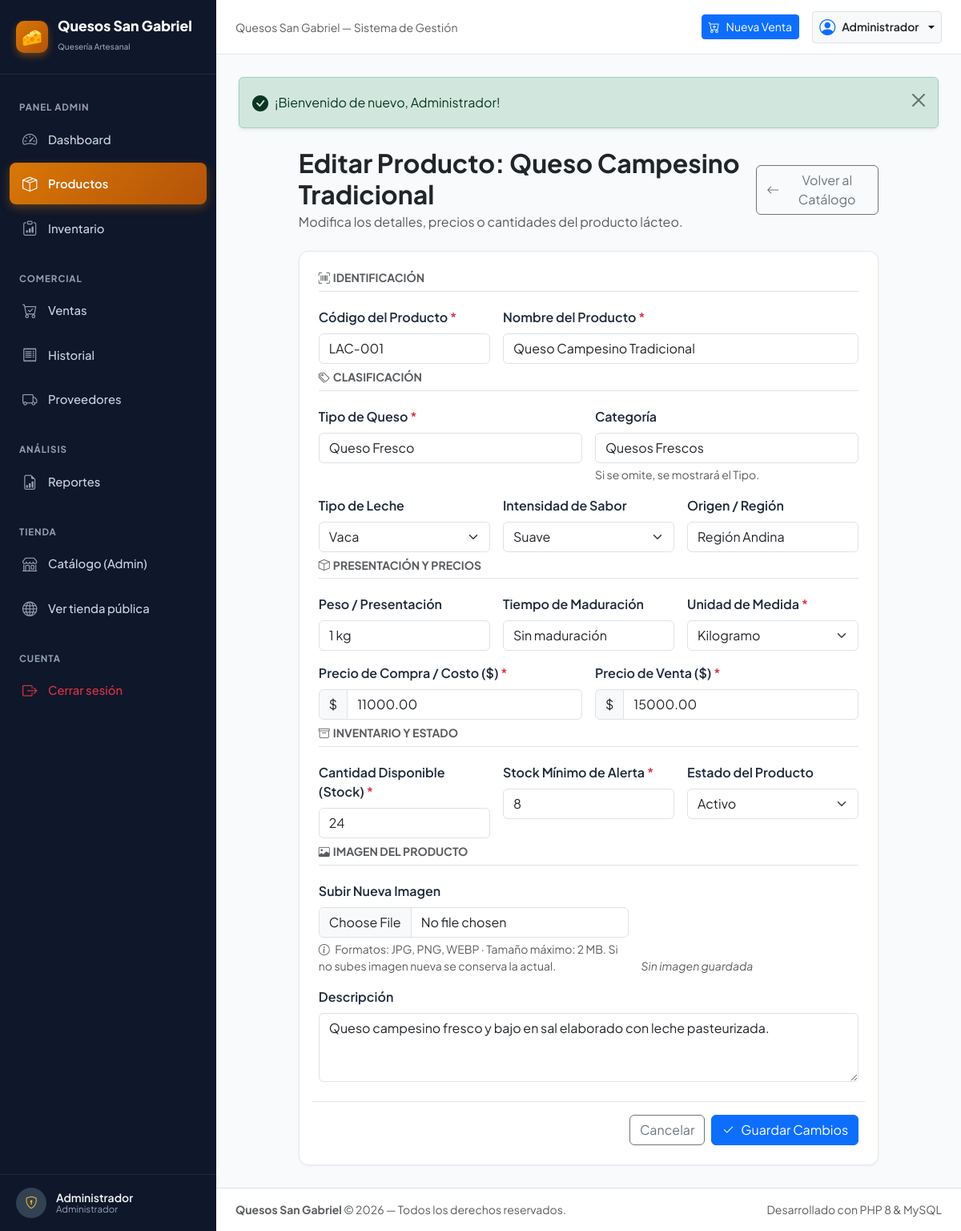
The app's page /index.php?c=productos&a=editar&id=1 (signed in) with its own data.
### tables this page shows
CREATE TABLE `productos` (
  `id` INT AUTO_INCREMENT PRIMARY KEY,
  `codigo` VARCHAR(30) UNIQUE NOT NULL,
  `nombre` VARCHAR(120) NOT NULL,
  `tipo` VARCHAR(60) NOT NULL,
  `categoria` VARCHAR(60) NULL DEFAULT NULL COMMENT 'Categoría principal del queso',
  `tipo_leche` VARCHAR(60) NULL DEFAULT NULL COMMENT 'Tipo de leche: Vaca, Cabra, Oveja, Mezcla',
  `intensidad_sabor` ENUM('suave', 'medio', 'fuerte', 'muy fuerte') NULL DEFAULT 'medio' COMMENT 'Intensidad del sabor',
  `tiempo_maduracion` VARCHAR(60) NULL DEFAULT NULL COMMENT 'Tiempo de maduración del queso',
  `peso_presentacion` VARCHAR(60) NULL DEFAULT NULL COMMENT 'Peso o presentación específica',
  `origen` VARCHAR(100) NULL DEFAULT NULL COMMENT 'Región o lugar de origen',
  `descripcion` TEXT NULL,
  `imagen_url` VARCHAR(255) NULL DEFAULT NULL COMMENT 'URL de imagen del producto',
  `imagen` VARCHAR(255) NULL DEFAULT NULL,
  `precio_compra` DECIMAL(10,2) NOT NULL DEFAULT 0.00,
  `precio_venta` DECIMAL(10,2) NOT NULL DEFAULT 0.00,
  `cantidad` INT NOT NULL DEFAULT 0,
  `stock_minimo` INT NOT NULL DEFAULT 5,
  `unidad_medida` VARCHAR(30) NOT NULL DEFAULT 'Kilogramo',
  `estado` ENUM('activo', 'inactivo') NOT NULL DEFAULT 'activo',
  `creado_en` TIMESTAMP DEFAULT CURRENT_TIMESTAMP,
  INDEX `idx_tipo` (`tipo`),
  INDEX `idx_categoria` (`categoria`),
  INDEX `idx_tipo_leche` (`tipo_leche`),
  INDEX `idx_intensidad_sabor` (`intensidad_sabor`),
  INDEX `idx_estado` (`estado`),
  INDEX `idx_productos_imagen` (`imagen`)
);

### views/productos/editar.php (the view, shortened to what the rows shown need)
<?php
require_once __DIR__ . '/../layouts/header.php';
?>
<div class="row justify-content-center">
    <div class="col-12 col-xl-10">
        <div class="d-flex align-items-center justify-content-between mb-4">
            <div>
                <h2 class="fw-bold text-dark mb-1">Editar Producto: <?= htmlspecialchars($producto['nombre']) ?></h2>
                <p class="text-muted mb-0">Modifica los detalles, precios o cantidades del producto lácteo.</p>
            </div>
        </div>
        <div class="card-lacteo p-4">
            <form action="index.php?c=productos&a=actualizar" method="POST" autocomplete="off"
                  enctype="multipart/form-data">
                <div class="row g-3">
                    <div class="col-12 col-md-4">
                        <label for="codigo" class="form-label fw-semibold">Código del Producto <span class="text-danger">*</span></label>
                        <input type="text" class="form-control text-uppercase" id="codigo" name="codigo"
                               value="<?= htmlspecialchars($producto['codigo']) ?>" required>
                    </div>
                    <div class="col-12 col-md-8">
                        <label for="nombre" class="form-label fw-semibold">Nombre del Producto <span class="text-danger">*</span></label>
                        <input type="text" class="form-control" id="nombre" name="nombre"
                               value="<?= htmlspecialchars($producto['nombre']) ?>" required>
                    </div>
                    <div class="col-12 col-md-6">
                        <label for="tipo" class="form-label fw-semibold">Tipo de Queso <span class="text-danger">*</span></label>
                        <input type="text" class="form-control" list="listaTipos" id="tipo" name="tipo"
                               value="<?= htmlspecialchars($producto['tipo']) ?>" required>
                    </div>
                    <div class="col-12 col-md-6">
                        <label for="categoria" class="form-label fw-semibold">Categoría</label>
                        <input type="text" class="form-control" list="listaCategorias" id="categoria" name="categoria"
                               value="<?= htmlspecialchars($producto['categoria'] ?? '') ?>"
                               placeholder="Ej: Queso Fresco, Hilado, Maduro…">
                        <div class="form-text">Si se omite, se mostrará el Tipo.</div>
                    </div>
                    <div class="col-12 col-md-4">
                        <label for="tipo_leche" class="form-label fw-semibold">Tipo de Leche</label>
                        <select class="form-select" id="tipo_leche" name="tipo_leche">
                            <?php
                            $lechesOpts = ['Vaca', 'Cabra', 'Oveja', 'Mixta'];
                            foreach ($lechesOpts as $lOpt):
                            ?>
                                <option value="<?= htmlspecialchars($lOpt) ?>"
                                    <?= ($producto['tipo_leche'] ?? '') === $lOpt ? 'selected' : '' ?>>
                                    <?= htmlspecialchars($lOpt) ?>
                                </option>
                            <?php endforeach; ?>
                        </select>
                    </div>
                    <div class="col-12 col-md-4">
                        <label for="intensidad_sabor" class="form-label fw-semibold">Intensidad de Sabor</label>
                        <select class="form-select" id="intensidad_sabor" name="intensidad_sabor">
                            <?php
                            $intensidades = ['suave' => 'Suave', 'medio' => 'Medio', 'fuerte' => 'Fuerte', 'muy fuerte' => 'Muy Fuerte'];
                            foreach ($intensidades as $iVal => $iLabel):
                            ?>
                                <option value="<?= $iVal ?>"
                                    <?= ($producto['intensidad_sabor'] ?? 'medio') === $iVal ? 'selected' : '' ?>>
                                    <?= $iLabel ?>
                                </option>
                            <?php endforeach; ?>
                        </select>
                    </div>
                    <div class="col-12 col-md-4">
                        <label for="origen" class="form-label fw-semibold">Origen / Región</label>
                        <input type="text" class="form-control" id="origen" name="origen"
                               value="<?= htmlspecialchars($producto['origen'] ?? '') ?>"
                               placeholder="Ej: Boyacá, Huila, Nacional…">
                    </div>
                    <div class="col-12 col-md-4">
                        <label for="peso_presentacion" class="form-label fw-semibold">Peso / Presentación</label>
                        <input type="text" class="form-control" id="peso_presentacion" name="peso_presentacion"
                               value="<?= htmlspecialchars($producto['peso_presentacion'] ?? '') ?>"
                               placeholder="Ej: 500 g, 1 Kg…">
                    </div>
                    <div class="col-12 col-md-4">
                        <label for="tiempo_maduracion" class="form-label fw-semibold">Tiempo de Maduración</label>
                        <input type="text" class="form-control" id="tiempo_maduracion" name="tiempo_maduracion"
                               value="<?= htmlspecialchars($producto['tiempo_maduracion'] ?? '') ?>"
                               placeholder="Ej: Fresco, 30 días…">
                    </div>
                    <div class="col-12 col-md-4">
                        <label for="unidad_medida" class="form-label fw-semibold">Unidad de Medida <span class="text-danger">*</span></label>
                        <select class="form-select" id="unidad_medida" name="unidad_medida" required>
                            <?php
                            $unidades = ['Kilogramo', 'Litro', 'Libra (500g)', 'Unidad', 'Bloque', 'Vaso'];
                            foreach ($unidades as $u):
                            ?>
                                <option value="<?= $u ?>" <?= ($producto['unidad_medida'] === $u) ? 'selected' : '' ?>><?= $u ?></option>
                            <?php endforeach; ?>
                        </select>
                    </div>
                    <div class="col-12 col-md-6">
                        <div class="input-group">
                            <span class="input-group-text">$</span>
                            <input type="number" step="0.01" min="0" class="form-control"
                                   id="precio_compra" name="precio_compra"
                                   value="<?= $producto['precio_compra'] ?>" required>
                        </div>
                    </div>
                    <div class="col-12 col-md-6">
                        <div class="input-group">
                            <span class="input-group-text">$</span>
                            <input type="number" step="0.01" min="0.01" class="form-control"
                                   id="precio_venta" name="precio_venta"
                                   value="<?= $producto['precio_venta'] ?>" required>
                        </div>
                    </div>
                    <div class="col-12 col-md-4">
                        <label for="cantidad" class="form-label fw-semibold">Cantidad Disponible (Stock) <span class="text-danger">*</span></label>
                        <input type="number" min="0" class="form-control" id="cantidad" name="cantidad"
                               value="<?= $producto['cantidad'] ?>" required>
                    </div>
                    <div class="col-12 col-md-4">
                        <label for="stock_minimo" class="form-label fw-semibold">Stock Mínimo de Alerta <span class="text-danger">*</span></label>
                        <input type="number" min="0" class="form-control" id="stock_minimo" name="stock_minimo"
                               value="<?= $producto['stock_minimo'] ?>" required>
                    </div>
                    <div class="col-12 col-md-4">
                        <label for="estado" class="form-label fw-semibold">Estado del Producto</label>
                        <select class="form-select" id="estado" name="estado">
                            <option value="activo"   <?= ($producto['estado'] === 'activo')   ? 'selected' : '' ?>>Activo</option>
                        </select>
                    </div>
                    <div class="col-12">
                        <label for="descripcion" class="form-label fw-semibold">Descripción</label>
                        <textarea class="form-control" id="descripcion" name="descripcion" rows="3"><?= htmlspecialchars($producto['descripcion'] ?? '') ?></textarea>
                    </div>
                </div>
            </form>
        </div>
    </div>
</div>
<?php require_once __DIR__ . '/../layouts/footer.php'; ?>

### records on screen
productos: nombre "Queso Campesino Tradicional", codigo "LAC-001", tipo "Queso Fresco", categoria "Quesos Frescos", tipo_leche "Vaca", intensidad_sabor "Suave", origen "Región Andina", peso_presentacion "1 kg", tiempo_maduracion "Sin maduración", unidad_medida "Kilogramo", precio_compra "11000.00", precio_venta "15000.00", cantidad "24", stock_minimo "8", estado "Activo", descripcion "Queso campesino fresco y bajo en sal elaborado con leche pasteurizada."

### other values on screen
$_SESSION['usuario_nombre'] "Administrador"
$usuarioActual "Administrador"
$flash['mensaje'] "¡Bienvenido de nuevo, Administrador!"
